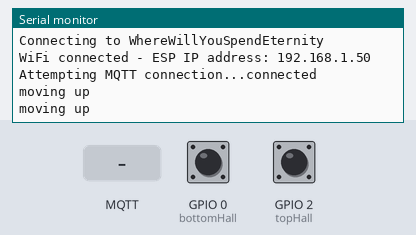
A sketch run on a simulated ESP8266 (NodeMCU). On the bench: the last lines printed to the serial monitor. The inputs (shaded band) are chosen by the test bench; at power-on: GPIO 0 (bottomHall) HIGH, GPIO 2 (topHall) HIGH. WiFi joins after 1.5 s; servers stay silent unless stated; no MQTT or app messages arrive unless stated.

Above: at 2.7 s.
2.8 s: GPIO 0 (bottomHall) pulled LOW for 1 s
At 4.4 s:
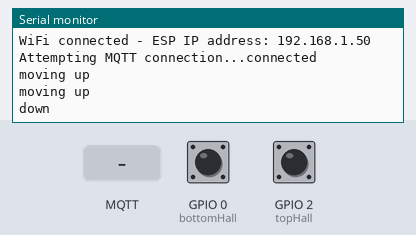
5.3 s: GPIO 2 (topHall) pulled LOW for 0.6 s
At 6.4 s:
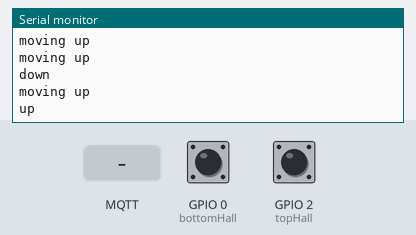
8.0 s: MQTT message "room/lamp" arrives on the first subscribed topic
At 9.4 s:
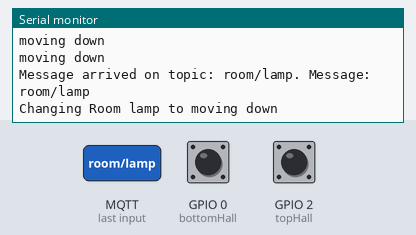
10.0 s: MQTT message "on" arrives on the first subscribed topic
At 11.4 s:
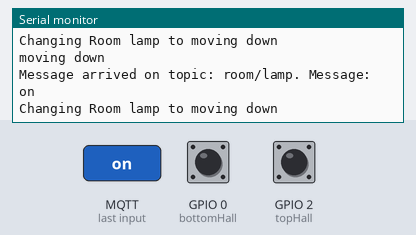
12.0 s: MQTT message "off" arrives on the first subscribed topic
At 13.3 s:
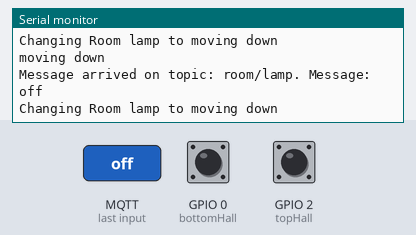
14.0 s: MQTT message "1" arrives on the first subscribed topic
At 14.9 s:
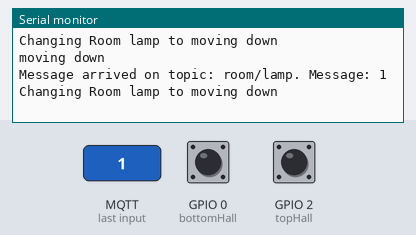

The sketch:

Garage_door_status.ino
```cpp
//YWROBOT
//Compatible with the Arduino IDE 1.0
//Library version:1.1
//#include <Wire.h>
//#include <LiquidCrystal_I2C.h>
#include <ESP8266WiFi.h>
#include <PubSubClient.h>

// Change the credentials below, so your ESP8266 connects to your router
const char* ssid = "WhereWillYouSpendEternity";
const char* password = "vxHtbppr6a+_4pv+Zcjjk5-m";

// Change the variable to your Raspberry Pi IP address, so it connects to your MQTT broker
const char* mqtt_server = "nodered.local";

// Initializes the espClient. You should change the espClient name if you have multiple ESPs running in your home automation system
WiFiClient espClient;
PubSubClient client(espClient);

//#define LcdAddress 0x20
#define bottomHall 0
#define topHall 2
//#define buzzer 5
//#define rst 4

enum doorPositions {
  UP,
  DOWN,
  GOING_UP,
  GOING_DOWN,
};

doorPositions doorPos = DOWN;
doorPositions oldPos = DOWN;
void setup_wifi() {
  delay(10);
  // We start by connecting to a WiFi network
  Serial.println();
  Serial.print("Connecting to ");
  Serial.println(ssid);
  WiFi.begin(ssid, password);
  while (WiFi.status() != WL_CONNECTED) {
    delay(500);
    Serial.print(".");
  }
  Serial.println("");
  Serial.print("WiFi connected - ESP IP address: ");
  Serial.println(WiFi.localIP());
}

//LiquidCrystal_I2C lcd(LcdAddress,20,2);  // set the LCD address to 0x27 for a 16 chars and 2 line display

void setup()
{
  delay(10);
  // We start by connecting to a WiFi network
  Serial.println();
  Serial.print("Connecting to ");
  Serial.println(ssid);
  WiFi.begin(ssid, password);
  while (WiFi.status() != WL_CONNECTED) {
    delay(500);
    Serial.print(".");
  }
  Serial.println("");
  Serial.print("WiFi connected - ESP IP address: ");
  Serial.println(WiFi.localIP());

  pinMode(bottomHall, INPUT_PULLUP);
  pinMode(topHall, INPUT_PULLUP);
  //pinMode(buzzer, OUTPUT);
  //pinMode(rst, OUTPUT);
  Serial.begin(115200);
  setup_wifi();
  client.setServer(mqtt_server, 1883);
  client.setCallback(callback);
  //digitalWrite(rst, HIGH);
}

void callback(String topic, byte* message, unsigned int length) {
  Serial.print("Message arrived on topic: ");
  Serial.print(topic);
  Serial.print(". Message: ");
  String messageTemp;

  for (int i = 0; i < length; i++) {
    Serial.print((char)message[i]);
    messageTemp += (char)message[i];
  }
  Serial.println();

  // Feel free to add more if statements to control more GPIOs with MQTT

  // If a message is received on the topic room/lamp, you check if the message is either on or off. Turns the lamp GPIO according to the message
  if(topic=="room/lamp"){
      Serial.print("Changing Room lamp to ");
      if(messageTemp == "on"){

      }
      else if(messageTemp == "off"){

      }
  }
}
void reconnect() {
  // Loop until we're reconnected
  while (!client.connected()) {
    Serial.print("Attempting MQTT connection...");
    // Attempt to connect
    /*
     YOU MIGHT NEED TO CHANGE THIS LINE, IF YOU'RE HAVING PROBLEMS WITH MQTT MULTIPLE CONNECTIONS
     To change the ESP device ID, you will have to give a new name to the ESP8266.
     Here's how it looks:
       if (client.connect("ESP8266Client")) {
     You can do it like this:
       if (client.connect("ESP1_Office")) {
     Then, for the other ESP:
       if (client.connect("ESP2_Garage")) {
      That should solve your MQTT multiple connections problem
    */
    if (client.connect("ESP8266Client")) {
      Serial.println("connected");
      // Subscribe or resubscribe to a topic
      // You can subscribe to more topics (to control more LEDs in this example)
      client.subscribe("room/lamp");
    } else {
      Serial.print("failed, rc=");
      Serial.print(client.state());
      Serial.println(" try again in 5 seconds");
      // Wait 5 seconds before retrying
      delay(5000);
    }
  }
}
void loop() {
  if (!client.connected()) {
    reconnect();
  }
  if(!client.loop())
    client.connect("ESP8266Client");

  //lcd.backlight();
  if(digitalRead(bottomHall) == LOW && digitalRead(topHall) == LOW) {
    client.publish("garage/door", "no_idea");
    Serial.println("Door is lost");


  }
  else if(digitalRead(bottomHall) == LOW) {

    doorPos = DOWN;
    oldPos = doorPos;
    Serial.println("down");
    client.publish("garage/door","down");

  } else if (digitalRead(topHall) == LOW) {
    doorPos = UP;
    oldPos = doorPos;
    Serial.println("up");
    client.publish("garage/door","up");
  } else {
    if(oldPos == DOWN || doorPos == GOING_UP) {
      doorPos == GOING_UP;
      oldPos = doorPos;
      Serial.println("moving up");
      client.publish("garage/door","going_up");
    } else {
      doorPos == GOING_DOWN;
      oldPos = doorPos;
      client.publish("garage/door","going_down");
      Serial.println("moving down");
    }


  }


  delay(1000);
}
```

Measured:
- after the input at 2.8 s, the serial monitor: prints a new line after 0.78 s (image 1)
- after the input at 5.3 s, the serial monitor: prints a new line after 0.28 s (image 2)
- after the input at 8.0 s, the serial monitor: prints a new line after 0.58 s (image 3)
- after the input at 10.0 s, the serial monitor: prints a new line after 0.59 s (image 4)
- after the input at 12.0 s, the serial monitor: prints a new line after 0.59 s (image 5)
- after the input at 14.0 s, the serial monitor: prints a new line after 0.59 s (image 6)
